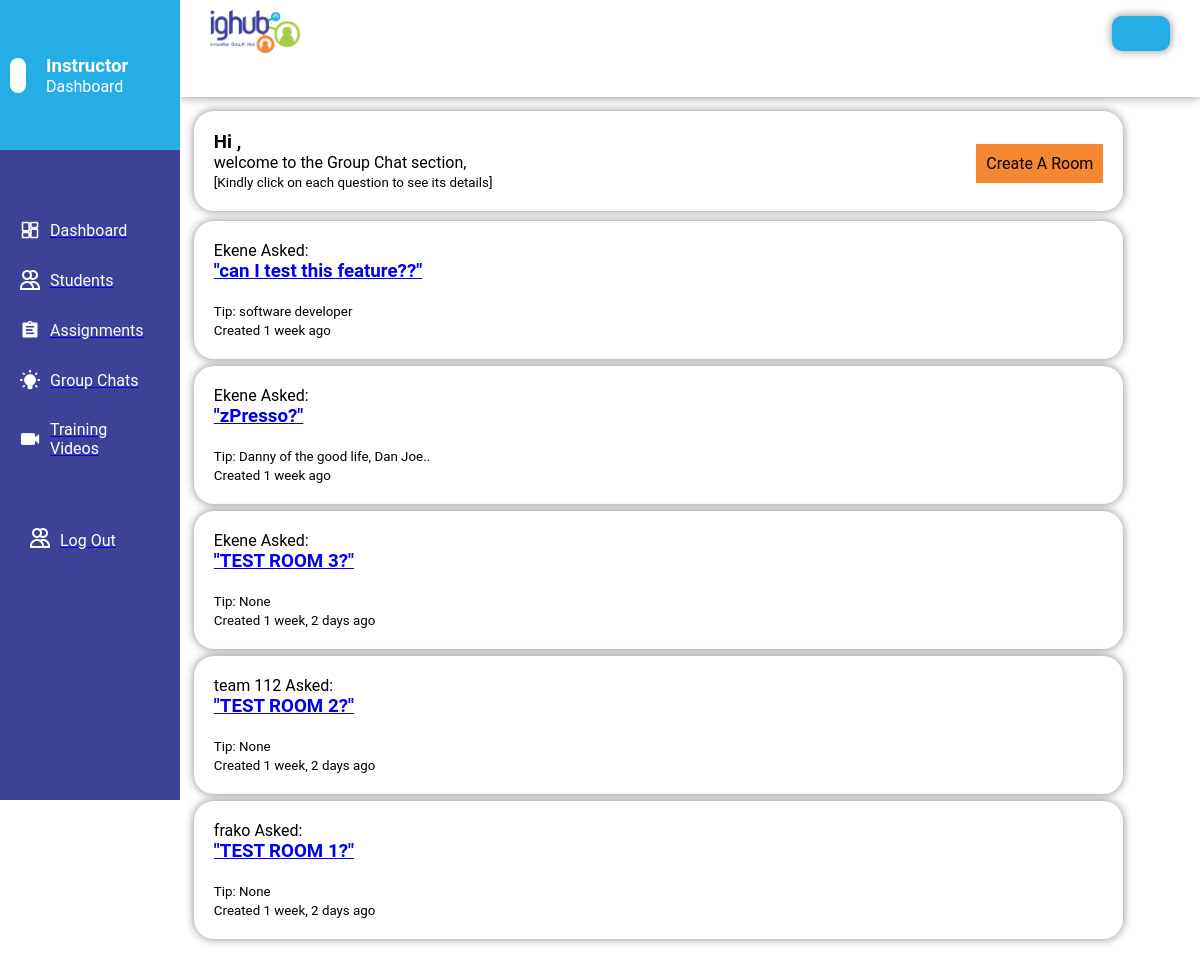
Page /staff/tutorquestion/ on the committed database.
### lmsapp/models.py (models this page shows, shortened)
class Rooms(models.Model):
    user = models.ForeignKey(User, on_delete=models.SET_NULL, null=True, blank = True)
    question = models.TextField(max_length=400)
    tips = models.CharField(max_length=100, blank=True, null=True)
    updated = models.DateTimeField(auto_now=True)
    created = models.DateTimeField(auto_now_add=True)
    class Meta:
        ordering = ['-updated', '-created']

### tutorsapp/views.py (the view)
# urls.py: path("tutorquestion/", views.TutorQuestion, name="TutorQuestion"),
def TutorQuestion(request):
    data = Rooms.objects.all()
    context = {'data': data}
    return render(request, 'tutorsapp/tutorquestion.html', context)

### tutorsapp/templates/tutorsapp/tutorquestion.html (shortened to what this page needs)
{% extends 'generalsection.html' %} {% block content %} {% load static %}
<!DOCTYPE html>
<html lang="en">
	<head>
		<link rel="stylesheet" href="{% static 'styles/tutorquestion.css' %}" />
	</head>
	<body>
		<main>
            <div class="innermain">
                <div class="welcomequiz">
                    <div>
                        <p> <h3>Hi {{ user.username }},</h3> welcome to the Group Chat section,</p>
                        <small>[Kindly click on each question to see its details]</small>
                    </div>
                    <div>
                        <a href={% url 'Createroom' %} ><button>Create A Room</button></a>
                    </div>
                </div>
                {% for data in data %}
                <div class="quizproper">
                    <p>{{ data.user}} Asked:</p>
                    <a href="/staff/tutorquestiondetails/{{ data.id }}"
                        ><h3>"{{ data.question}}?"</h3></a><br/>
                    <small>Tip: {{ data.tips }}</small><br />
                    <small>Created {{ data.created | timesince }} ago</small>
                </div>
                <br />
                <br />
                <br />
                {% endfor %}
            </div>
		</main>
	</body>
</html>
{% endblock %}

### static/styles/admindashboard.css (style rules this page uses)
* { margin: 0; padding: 0; box-sizing: border-box; font-family: roboto, tahoma; }
button { padding: 10px; font-size: 1rem; text-decoration: none; background-color: #F58731; border: 0px; margin-top: 5px; cursor: pointer; }

### static/styles/tutorquestion.css (style rules this page uses)
* { box-sizing: border-box; margin: 0; padding: 0; font-family: roboto, tahoma; }
main { margin-left: 4%; padding: 10px; }
.innermain { margin-top: 8%; padding: 10px; width: 95%; padding-left: 12%; }
.welcomequiz { margin-bottom: 10px; background-color: white; box-shadow: 0px 0px 10px #888888; padding: 20px; border-radius: 20px; width: 100%; color: black; display: flex; align-items: center; justify-content: space-between; }
.welcomequiz p { color: black; }
.quizproper { margin-bottom: -50px; background-color: white; box-shadow: 0px 0px 10px #888888; padding: 20px; border-radius: 20px; }

### rows in the picture
Rooms: user "Ekene", question "can I test this feature?", tips "software developer", created "1 week"
Rooms: user "Ekene", question "zPresso", tips "Danny of the good life, Dan Joe..", created "1 week"
Rooms: user "Ekene", question "TEST ROOM 3", tips "None", created "1 week, 2 days"
Rooms: user "team 112", question "TEST ROOM 2", tips "None", created "1 week, 2 days"
Rooms: user "frako", question "TEST ROOM 1", tips "None", created "1 week, 2 days"
